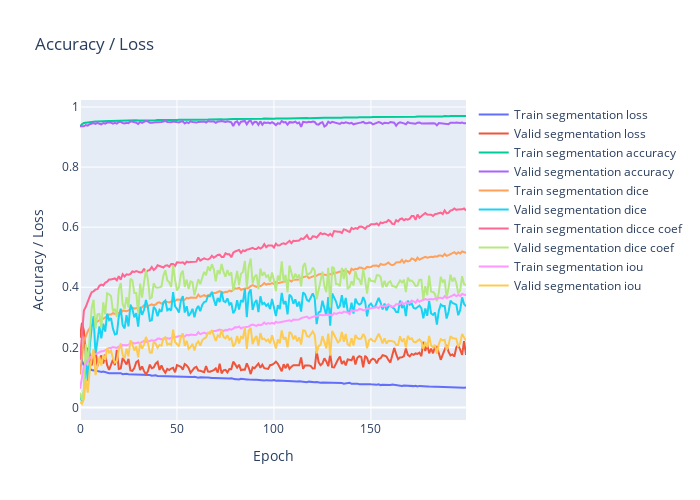

Write notebook code for a chart like this one.
### Code cell
plt.clf()
fig = go.Figure()
fig.add_trace(go.Scatter(
                    y=history.history['loss'],
                    name='Train segmentation loss'))
fig.add_trace(go.Scatter(
                    y=history.history['val_loss'],
                    name='Valid segmentation loss'))
fig.add_trace(go.Scatter(
                    y=history.history['accuracy'],
                    name='Train segmentation accuracy'))
fig.add_trace(go.Scatter(
                    y=history.history['val_accuracy'],
                    name='Valid segmentation accuracy'))
                    
fig.add_trace(go.Scatter(
                    y=history.history['dice'],
                    name='Train segmentation dice'))
fig.add_trace(go.Scatter(
                    y=history.history['val_dice'],
                    name='Valid segmentation dice'))
fig.add_trace(go.Scatter(
                    y=history.history['dice_coef'],
                    name='Train segmentation dicce coef'))
fig.add_trace(go.Scatter(
                    y=history.history['val_dice_coef'],
                    name='Valid segmentation dice coef'))
                    
fig.add_trace(go.Scatter(
                    y=history.history['iou_coef'],
                    name='Train segmentation iou'))
fig.add_trace(go.Scatter(
                    y=history.history['val_iou_coef'],
                    name='Valid segmentation iou'))
# fig.add_trace(go.Scatter(
#                     y=history.history['tversky'],
#                     name='Train segmentation tversky'))
# fig.add_trace(go.Scatter(
#                     y=history.history['val_tversky'],
#                     name='Valid segmentation tversky'))

fig.update_layout(height=500, 
                  width=700,
                  title='Accuracy / Loss',
                  xaxis_title='Epoch',
                  yaxis_title='Accuracy / Loss')
fig.show()

### Figure 1 — Plotly figure (JSON) as saved in the notebook; plotly's stock layout.template omitted (floating-point values rounded to 4 significant figures; data arrays with more than 128 entries replaced by an {"elided": "..."} marker saying what was removed)
{"data": [{"name": "Train segmentation loss", "type": "scatter", "y": {"elided": "200 float values"}}, {"name": "Valid segmentation loss", "type": "scatter", "y": {"elided": "200 float values"}}, {"name": "Train segmentation accuracy", "type": "scatter", "y": {"elided": "200 float values"}}, {"name": "Valid segmentation accuracy", "type": "scatter", "y": {"elided": "200 float values"}}, {"name": "Train segmentation dice", "type": "scatter", "y": {"elided": "200 float values"}}, {"name": "Valid segmentation dice", "type": "scatter", "y": {"elided": "200 float values"}}, {"name": "Train segmentation dicce coef", "type": "scatter", "y": {"elided": "200 float values"}}, {"name": "Valid segmentation dice coef", "type": "scatter", "y": {"elided": "200 float values"}}, {"name": "Train segmentation iou", "type": "scatter", "y": {"elided": "200 float values"}}, {"name": "Valid segmentation iou", "type": "scatter", "y": {"elided": "200 float values"}}], "layout": {"height": 500, "title": {"text": "Accuracy / Loss"}, "width": 700, "xaxis": {"title": {"text": "Epoch"}}, "yaxis": {"title": {"text": "Accuracy / Loss"}}}}
